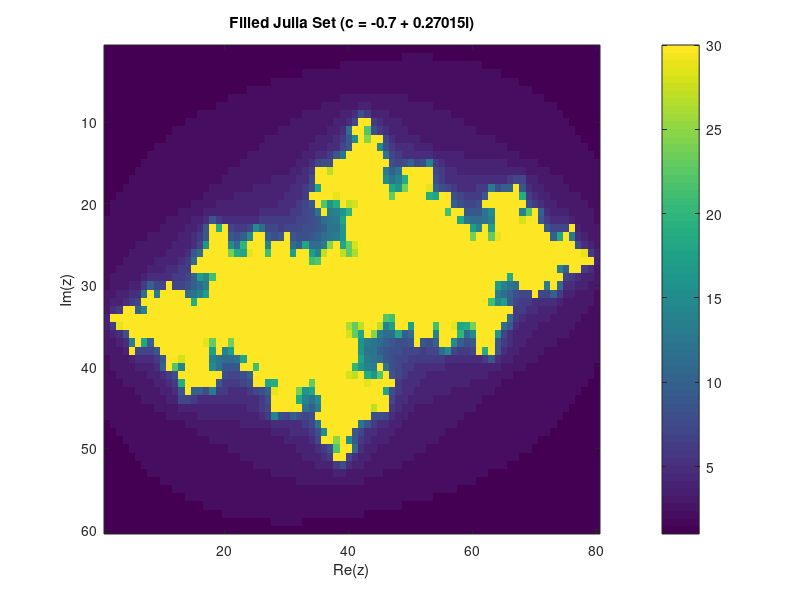

Recreate this plot in MATLAB.
% Filled Julia Set (c = -0.7 + 0.27015i)
nx = 80; ny = 60;
x = linspace(-1.5, 1.5, nx);
y = linspace(-1.2, 1.2, ny);
J = zeros(ny, nx);
cr = -0.7; ci = 0.27015;
max_iter = 30;

for r = 1:ny
    y0 = y(r);
    for c = 1:nx
        zr = x(c);
        zi = y0;
        iter = 0;
        while (zr^2 + zi^2) <= 4.0 && iter < max_iter
            zr_new = zr^2 - zi^2 + cr;
            zi = 2.0 * zr * zi + ci;
            zr = zr_new;
            iter = iter + 1;
        end
        J(r, c) = iter;
    end
end

figure(1);
imagesc(J);
title('Filled Julia Set (c = -0.7 + 0.27015i)');
xlabel('Re(z)');
ylabel('Im(z)');
colorbar;
